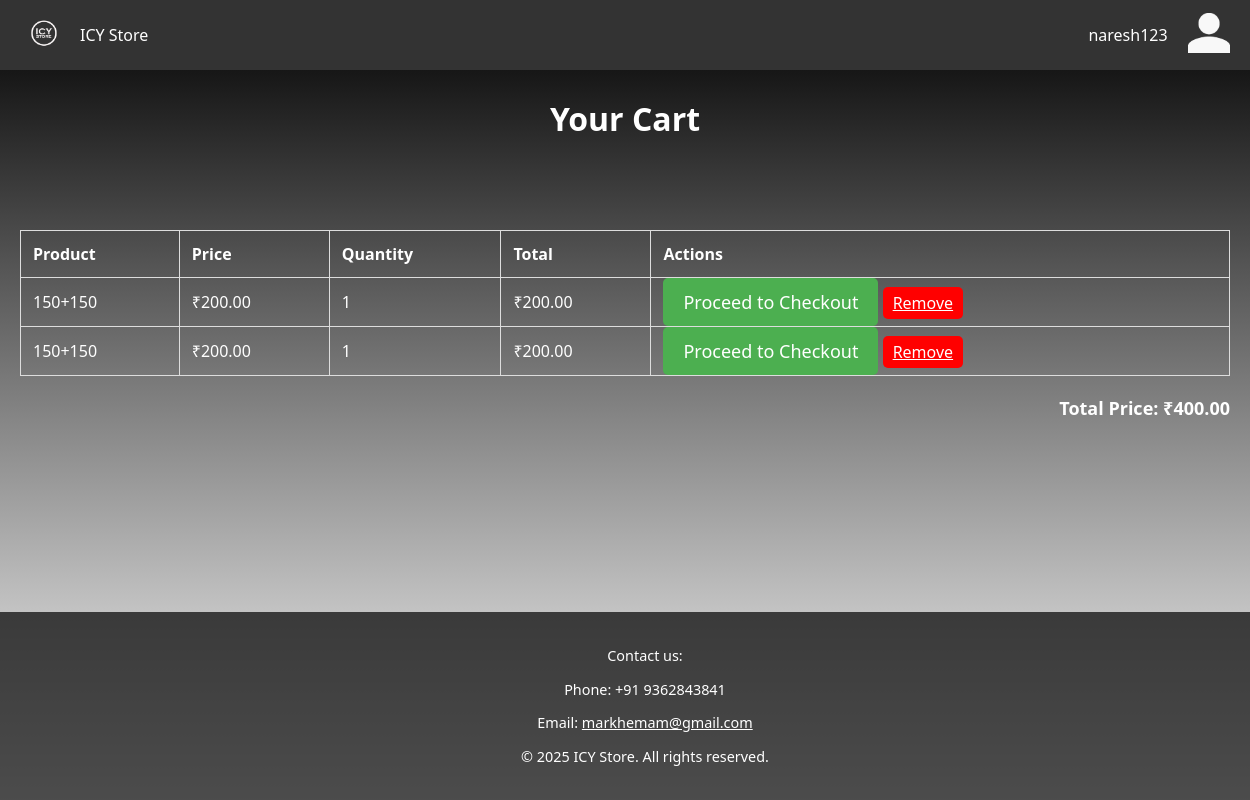
The app's page /cart/ (signed in) with its own data.
### users/models.py (models this page shows, shortened)
class Cart(models.Model):
    user = models.ForeignKey(User, on_delete=models.CASCADE)  # This links cart items to users
    product = models.ForeignKey(Product, on_delete=models.CASCADE)  # This links each cart item to a product
    player_id = models.CharField(max_length=255)  # Store the player's ID
    server_id = models.CharField(max_length=255)  # Store the server ID
    quantity = models.PositiveIntegerField(default=1)  # Quantity of the product
    added_at = models.DateTimeField(auto_now_add=True)  # Timestamp of when the item was added to the cart

class Product(models.Model):
    name = models.CharField(max_length=100)
    price = models.DecimalField(max_digits=10, decimal_places=2)

### users/views.py (the view, shortened to what this page needs)
# urls.py: path('cart/', views.cart_view, name='cart_page'),
@login_required
def cart_view(request):
    cart_items = Cart.objects.filter(user=request.user)
    total_price = 0
    player_id = None
    server_id = None
    for item in cart_items:
        item.total_price = item.product.price * item.quantity
        total_price += item.total_price
        if not player_id and not server_id:
            player_id = item.player_id
            server_id = item.server_id
    return render(request, 'cart.html', {'cart_items': cart_items, 'total_price': total_price})

### users/templates/cart.html (shortened to what this page needs)
{% load static %}
<!DOCTYPE html>
<html lang="en">
<head>
    <link rel="stylesheet" href="{% static 'styles.css' %}">
</head>
<body>
    <header class="header">
        <div class="logo-container">
            <img src="{% static 'logo.png' %}" alt="ICY Store Logo" class="logo">
            <span class="store-name">ICY Store</span>
        </div>
        <div class="user-info">
            <span class="username">{{ user.username }}</span>
            <div class="user-dropdown">
                <img src="{% static 'person-icon.png' %}" alt="User Icon" class="person-icon" onclick="toggleDropdown()">
            </div>
        </div>
    </header>
    <main>
        <center><h2>Your Cart</h2></center>
        <div class="cart-table-container">
            <table class="cart-table">
                <thead>
                    <tr>
                        <th>Product</th>
                        <th>Price</th>
                        <th>Quantity</th>
                        <th>Total</th>
                        <th>Actions</th>
                    </tr>
                </thead>
                <tbody>
                    {% for item in cart_items %}
                    <tr>
                        <td>{{ item.product.name }}</td>
                        <td>₹{{ item.product.price }}</td>
                        <td>{{ item.quantity }}</td>
                        <td>₹{{ item.total_price }}</td>
                        <td>
                            <a href="{% url 'checkout' item.id %}" class="checkout-btn">Proceed to Checkout</a>
                            <a href="{% url 'remove_from_cart' item.id %}" class="remove-btn">Remove</a>
                        </td>
                    </tr>
                    {% empty %}
                    <tr>
                        <td colspan="5">Your cart is empty!</td>
                    </tr>
                    {% endfor %}
                </tbody>
            </table>
            <div class="cart-summary">
                <p><strong>Total Price: </strong> ₹{{ total_price }}</p>
            </div>
        </div>
    </main>
    <footer>
        <p>Contact us:</p>
        <p>Phone: +91 9362843841</p>
        <p>Email: <a href="mailto:markhemam@gmail.com">markhemam@gmail.com</a></p>
        <p>&copy; 2025 ICY Store. All rights reserved.</p>
    </footer>
</body>
</html>

### users/static/styles.css (style rules this page uses)
body { margin: 0; padding: 0; font-family: 'Segoe UI', Tahoma, Geneva, Verdana, sans-serif; background: linear-gradient(to bottom, #000000, #ffffff); color: #fff; min-height: 100vh; display: flex; flex-direction: column; }
.container, .cart-table-container { text-align: center; padding: 50px 20px; flex-grow: 1; }
h2 { font-size: 2em; margin-bottom: 40px; }
header { background-color: #333; color: #fff; padding: 10px 20px; display: flex; justify-content: space-between; align-items: center; }
header .logo-container, .user-info { display: flex; align-items: center; }
header .logo { height: 50px; width: auto; margin-right: 10px; }
header .user-info { display: flex; align-items: center; gap: 20px; }
header .user-dropdown { position: relative; }
footer { background-color: rgba(0, 0, 0, 0.7); text-align: center; padding: 20px; font-size: 0.9em; margin-top: auto; position: relative; width: 100%; }
footer a { color: #ffffff; text-decoration: underline; }
.cart-table { width: 100%; border-collapse: collapse; margin-bottom: 20px; }
.cart-table th, .cart-table td { padding: 12px; border: 1px solid #ddd; text-align: left; }
.cart-summary { text-align: right; font-size: 18px; font-weight: bold; }
.checkout-btn { padding: 12px 20px; background-color: #4CAF50; color: white; text-decoration: none; border-radius: 5px; font-size: 18px; transition: background-color 0.3s ease; }
.remove-btn { background-color: red; color: white; border: none; padding: 5px 10px; cursor: pointer; border-radius: 5px; }
.person-icon { height: 40px; }

### records on screen
Cart: product.name "150+150", product.price "200.00", quantity "1", total_price "200.00"
Cart: product.name "150+150", product.price "200.00", quantity "1", total_price "200.00"

### other values on screen
{{ user.username }} "naresh123"
{{ total_price }} "400.00"
